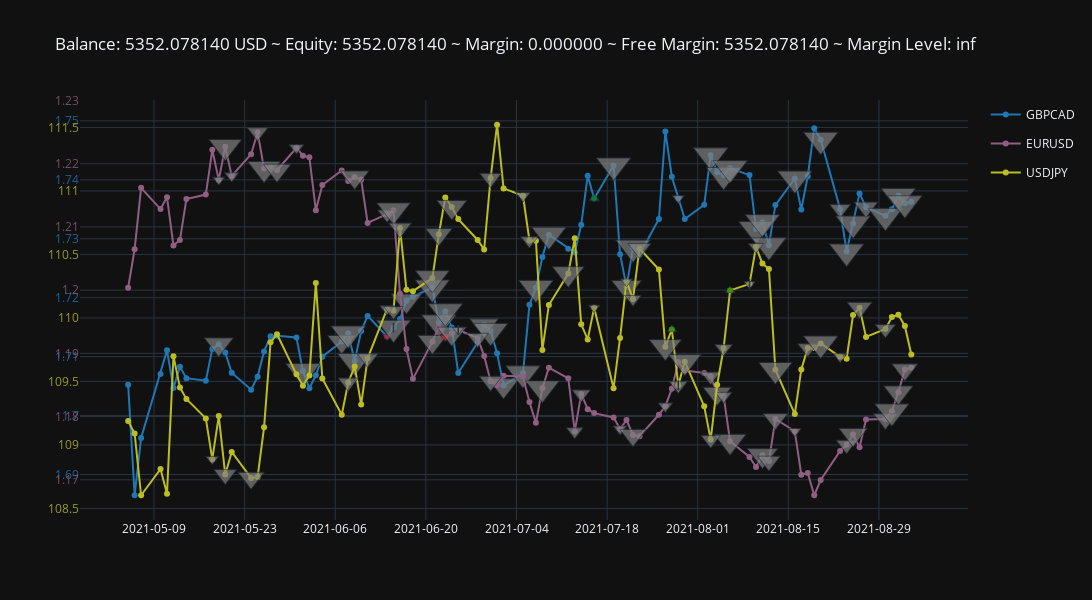

Here is the notebook cell this chart was saved with:
### Markdown cell above
Render in **advanced_mode** figure
- Clicking on a symbol name will hide/show its plot
- Hovering over points and markers will display their details
- The size of the triangles indicates their relative volume

### Code cell
env.render('advanced_figure', time_format='%Y-%m-%d')
